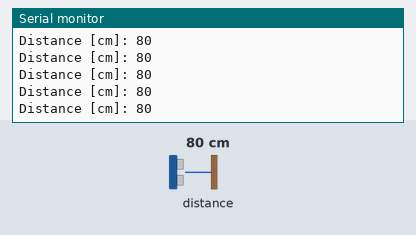
Bench run of a sketch on a simulated ESP32. On the bench: the last lines printed to the serial monitor. The inputs (shaded band) are chosen by the test bench; at power-on: distance to the obstacle 80 cm.

Above: at 1.2 s.
1.3 s: distance to the obstacle set to 2 cm
At 1.8 s:
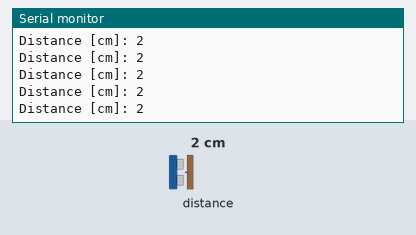
2.8 s: distance to the obstacle set to 4 cm
At 3.3 s:
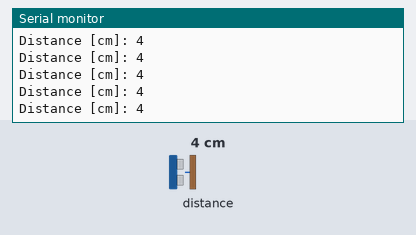
Timing chart, 0 to 5.8 s (numbered marks = the images above; inputs shaded):
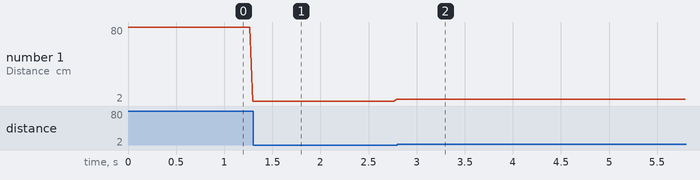

Measured:
- after the input at 1.3 s, the serial monitor: prints a new line at once (image 1)
- after the input at 2.8 s, the serial monitor: prints a new line at once (image 2)
- plotted number 1: 2 → 4 after the input at 1.3 s

The sketch:

LaserSensor.ino
```cpp
/* This example shows how to get single-shot range
 measurements from the VL53L0X. The sensor can optionally be
 configured with different ranging profiles, as described in
 the VL53L0X API user manual, to get better performance for
 a certain application. This code is based on the four
 "SingleRanging" examples in the VL53L0X API.

 The range readings are in units of mm. */

#include <Wire.h>
#include <VL53L0X.h>

VL53L0X sensor;


// Uncomment this line to use long range mode. This
// increases the sensitivity of the sensor and extends its
// potential range, but increases the likelihood of getting
// an inaccurate reading because of reflections from objects
// other than the intended target. It works best in dark
// conditions.

//#define LONG_RANGE


// Uncomment ONE of these two lines to get
// - higher speed at the cost of lower accuracy OR
// - higher accuracy at the cost of lower speed

//#define HIGH_SPEED
//#define HIGH_ACCURACY


/*
Board: Generic ESP2866 module
Connect D2 to SDA
Connect D1 to SCL
Connect GND to GND
Connect 3V3 to VIN

Board: Firebeetle ESP32
SDA：I2C’s data-wire, connect to IO21 of ESP32.
SCL：Clock pin of I2C, connect to IO22 of ESP32.
GND to GND
VIN to 3V3

*/


void setup()
{
  Serial.begin(115200);
  Wire.begin();

  sensor.setTimeout(500);
  if (!sensor.init())
  {
    Serial.println("Failed to detect and initialize sensor!");
    while (1) {}
  }

#if defined LONG_RANGE
  // lower the return signal rate limit (default is 0.25 MCPS)
  sensor.setSignalRateLimit(0.1);
  // increase laser pulse periods (defaults are 14 and 10 PCLKs)
  sensor.setVcselPulsePeriod(VL53L0X::VcselPeriodPreRange, 18);
  sensor.setVcselPulsePeriod(VL53L0X::VcselPeriodFinalRange, 14);
#endif

#if defined HIGH_SPEED
  // reduce timing budget to 20 ms (default is about 33 ms)
  sensor.setMeasurementTimingBudget(20000);
#elif defined HIGH_ACCURACY
  // increase timing budget to 200 ms
  sensor.setMeasurementTimingBudget(200000);
#endif
}

void loop()
{
  Serial.print("Distance [cm]: ");
  Serial.print(sensor.readRangeSingleMillimeters()/10);
  if (sensor.timeoutOccurred()) { Serial.print(" TIMEOUT"); }

  Serial.println();
}
```
